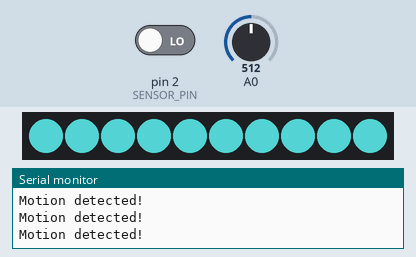
This sketch was run on a simulated Arduino Uno, built with avr-gcc and run on an emulated ATmega328P. Shown: 10 RGB LEDs in strip order, left to right, the last lines printed to the serial monitor. The inputs (shaded band) are chosen by the test bench; at power-on: pin 2 (SENSOR_PIN) LOW, A0 = 512. Dim RGB values are drawn brighter than linear.

Above: at 1.2 s.
1.3 s: pin 2 (SENSOR_PIN) driven HIGH
At 2.4 s:
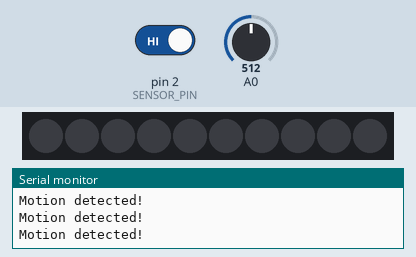
3.0 s: pin 2 (SENSOR_PIN) driven LOW
At 3.17 s:
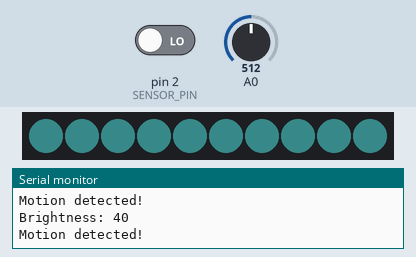
4.8 s: A0 set to 716
At 5.4 s:
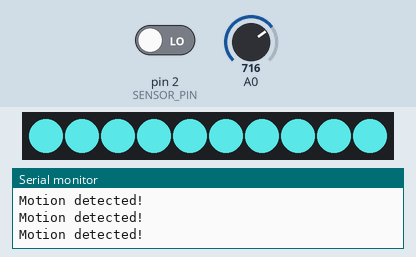
6.5 s: A0 set to 1023
Timing chart, 0 to 9.2 s (numbered marks = the images above; inputs shaded):
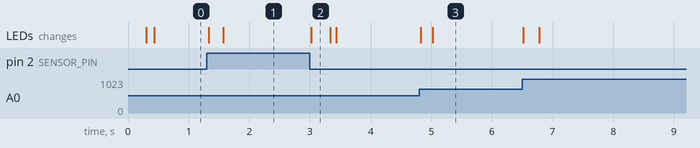

The sketch:

InfraredSensorLightTriggerDigitalv2.ino
```cpp
/***************************************************************************/
//	Function: Trigger a fade-up of lights when motion is detected.
//	Hardware: Passive Infrared (PIR) sensor, digital RGB LED strip
//  Arduino: Uno
//	Arduino IDE: Arduino-1.6.6
//	Author:	 Patrick
//	Date: 	 Dec 2014
//	Version: v1.0
//
//  This library is free software; you can redistribute it and/or
//  modify it under the terms of the GNU Lesser General Public
//  License as published by the Free Software Foundation; either
//  version 2.1 of the License, or (at your option) any later version.
//
//  This library is distributed in the hope that it will be useful,
//  but WITHOUT ANY WARRANTY; without even the implied warranty of
//  MERCHANTABILITY or FITNESS FOR A PARTICULAR PURPOSE.  See the GNU
//  Lesser General Public License for more details.
//
//  You should have received a copy of the GNU Lesser General Public
//  License along with this library; if not, write to the Free Software
//  Foundation, Inc., 51 Franklin St, Fifth Floor, Boston, MA 02110-1301 USA
//
/*****************************************************************************/
#include "Arduino.h"
#include <FastLED.h>
#define NUM_LEDS 10
#define DATA_PIN 8
#define SENSOR_PIN 2
#define ADJUST_PIN 0

CRGB leds[NUM_LEDS];

int fadeRaw,fade,fadeOld;

int brightness = 0;      // how bright the LED is; initialized to off
// int maxBrightness = 200; // how high to fade up the PWM for the lights range 0-255
int fadeAmount = 10;     // how many points to fade the LED each iteration of the loop
int delayTime = 10;      // time (milliseconds) to pause between each iteration of the loop


void setup()
{
  Serial.begin(9600);
  pinMode(ADJUST_PIN,INPUT);
  pinMode(DATA_PIN, OUTPUT); // set the signal pin
  pinMode(SENSOR_PIN, INPUT);  // set the PIR sensor detection pin
  FastLED.addLeds<TM1803, DATA_PIN>(leds, NUM_LEDS);
  for(int dot = 0; dot < NUM_LEDS; dot++)
  {
    leds[dot].red = 100;
    leds[dot].green = 255;
    leds[dot].blue = 255;
  }
}

void loop()
{
  delay(delayTime);

  if (digitalRead(SENSOR_PIN)==HIGH)
  // sensor sees no movement
  // fade down the lights!
  {
    //analogWrite(DATA_PIN, brightness);
    FastLED.setBrightness(brightness);
    FastLED.show();
    delay(delayTime);

    if (brightness > 0)
    {
      brightness = brightness - fadeAmount;
      if (brightness < 0){ brightness = 0;}
    }
  }
  else
  // sensor detecting movement
  // fade up the lights!
  {

    Serial.println("Motion detected!");
    Serial.println();
    delay(delayTime);

    fadeRaw = analogRead(0);
    fade = map(fadeRaw,0,1023,0,255);

    if (brightness < fade)
    {
      brightness = brightness + fadeAmount;
      if (brightness > fade){ brightness = fade;}
      Serial.print("Brightness: ");
      Serial.println(brightness);
      //analogWrite(DATA_PIN, brightness);
      FastLED.setBrightness(brightness);
      FastLED.show();
      delay(delayTime);
    }
  }
}
```

Measured:
- after the input at 1.3 s, the LEDs: first change at once (image 1 shows a later state)
- after the input at 3.0 s, the LEDs: change at once (image 2)
